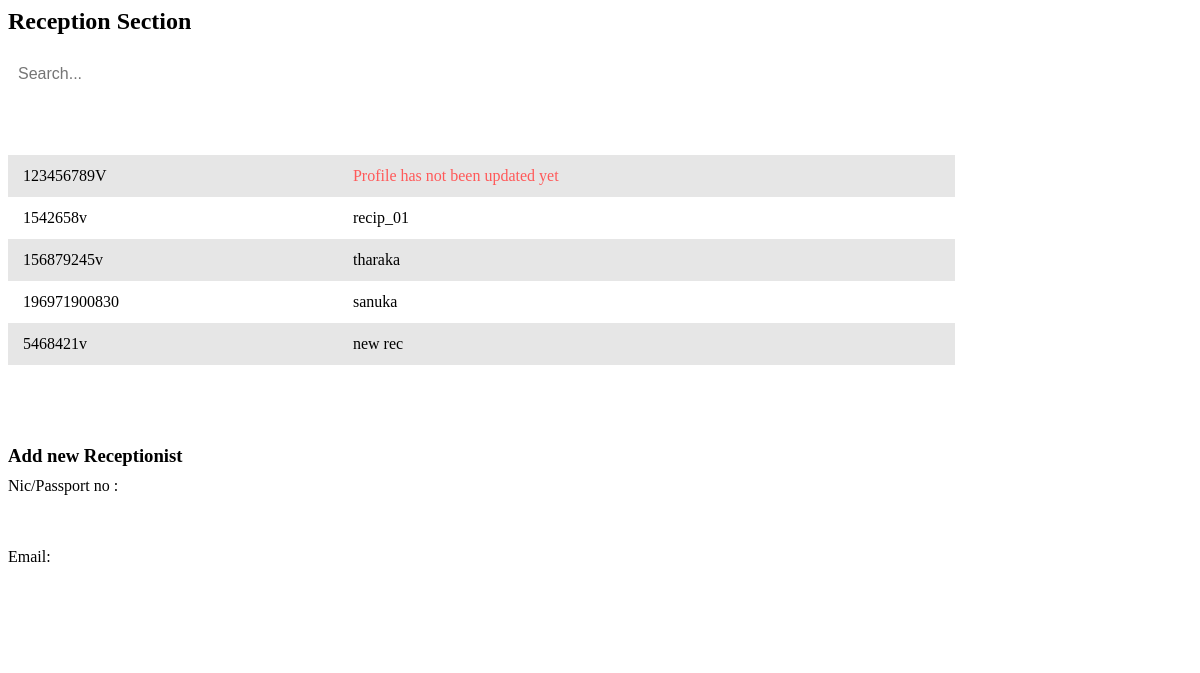
Page /admin/reception.php on the earlier database version.
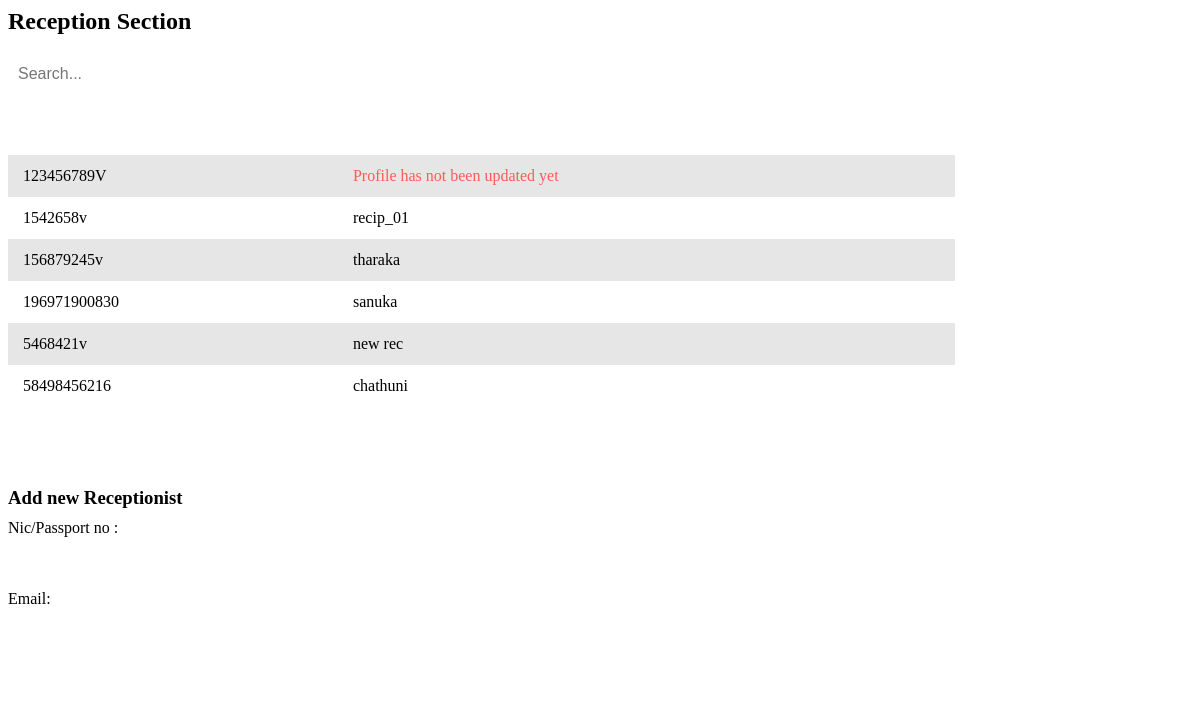
Same page on the later database version.
### tables this page shows
CREATE TABLE IF NOT EXISTS `registered_reception` (
  `id_num` varchar(50) NOT NULL,
  `address` text,
  `name` varchar(50) DEFAULT NULL,
  `email` varchar(50) DEFAULT NULL,
  `mobile` varchar(50) DEFAULT NULL,
  `password` varchar(200) DEFAULT NULL,
  `verification_code` varchar(50) DEFAULT NULL,
  `register_date` datetime DEFAULT NULL,
  `image` varchar(100) DEFAULT NULL,
  `status` int DEFAULT '1',
  `age` int DEFAULT NULL,
  PRIMARY KEY (`id_num`),
  KEY `FK_registered_reception_status_type` (`status`),
  CONSTRAINT `FK_registered_reception_status_type` FOREIGN KEY (`status`) REFERENCES `status_type` (`id`)
);

### connection.php (called while the page is built, shortened)
<?php
class Database
{
    public static $connection;
    public static function SetUpConnection()
    {
        if (!isset(Database::$connection)) {
            Database::$connection = new mysqli("localhost", "root", "Chalithac*#3031", "healthcare", "3306");
        }
    }
    public static function search($q)
    {
        return Database::$connection->query($q);
    }
}

### admin/reception.php (the view, shortened to what this page needs)
<head>
</head>
<?php
require_once "../connection.php";
$docResultSet = Database::search("SELECT  `id_num` , `name` FROM `registered_reception`");
$docResult = $docResultSet->fetch_all(MYSQLI_ASSOC);
?>
<h2 class="content-title">Reception Section</h2>
<input type="text" id="searchBar" placeholder="Search..." onkeyup="filterTable()">
<table id="dataTable">
    <thead>
        <tr>
            <th>ID</th>
            <th>Name</th>
        </tr>
    </thead>
    <tbody>
        <tr onclick="window.location.href='../employee-profile.php'">
    <?php
foreach ($docResult as $key => $value) {
?>
<tr onclick="window.location.href='employee-profile.php?id_num=<?php echo $value['id_num']?>&tname=registered_reception'">
            <td><?php echo $value['id_num']?></td>
                <?php
                if(empty($value['name'])){
                    ?>
                   <td style="color: #ff5959;">Profile has not been updated yet</td>
                    <?php
                }else{
                    ?>
                    <td><?php echo $value["name"] ?></td>
                    <?php
                }
                ?>
        </tr>
  <?php
}
    ?>
    </tbody>
</table>
<div class="email-form-container">
    <h3>Add new Receptionist</h3>
    <div class="emailForm" id="emailForm">
        <div class="form-group">
            <label for="nic">Nic/Passport no :</label>
            <input type="text" id="nic" name="nic" required>
        </div>
        <div class="form-group">
            <label for="email">Email:</label>
            <input type="email" id="email" name="email" required>
        </div>
        <button onclick="sendemail()" type="submit">Send</button>
    </div>
</div>

Differences in the rows shown:
added registered_reception: id_num "58498456216", name "chathuni"
